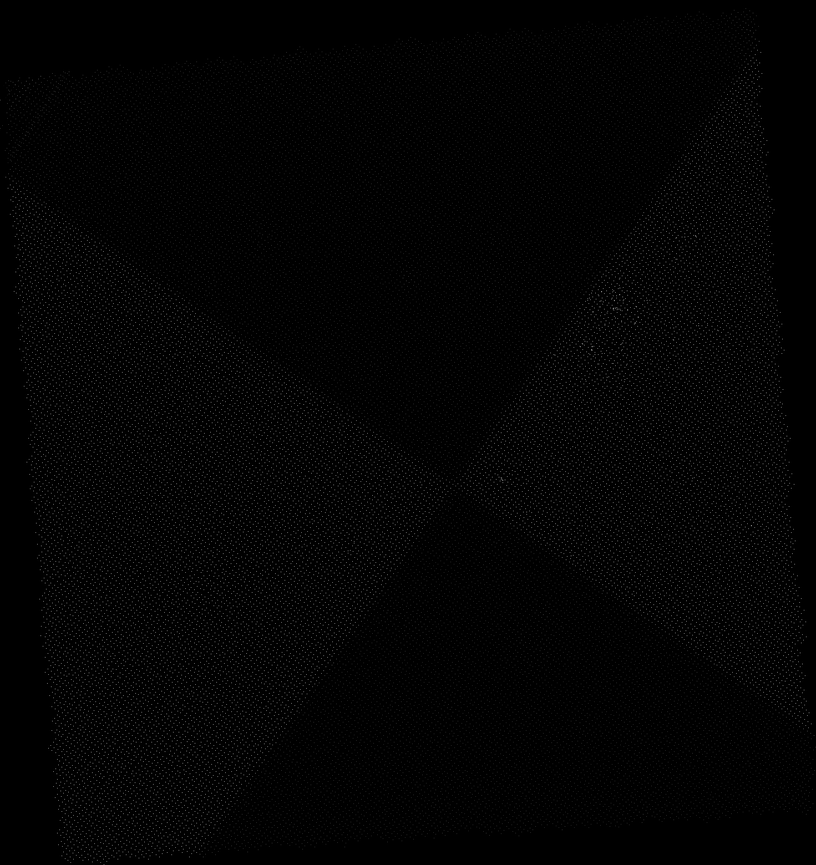
#> input picture B_MU_pic.png, 816 x 865 px, shrunk from 1471 x 1560 before the run
$ python 'find the angle.py'
#> lines starting #> are read from the running program, lines starting #| are printed output that depends on the picture; after the words box and inside, x2 and y2 are one past the last pixel; in counts of white or black regions, pixels touching at a corner belong together; long printed decimals are rounded
import numpy as np
import cv2
from math import cos,sin,radians
import matplotlib.pyplot as plt
from sklearn.cluster import KMeans


target = cv2.imread("B_MU_pic.png")
#> target is the input picture: shape (865, 816, 3); min 0, max 135, mean 3.3
target_gray = cv2.cvtColor(target, cv2.COLOR_BGR2GRAY)

kernel_noise = np.ones((16, 16), dtype='uint8')
base_img_de_noise = cv2.morphologyEx(target_gray, cv2.MORPH_CLOSE, kernel_noise)
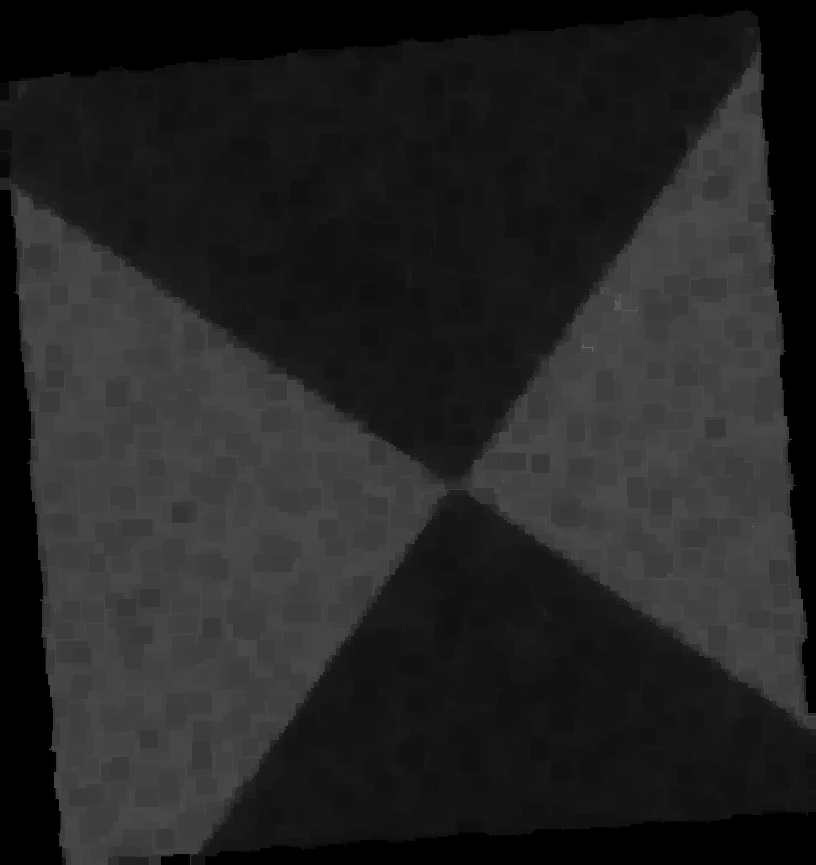
#> base_img_de_noise: shape (865, 816); min 0, max 135, mean 35.6

ret2, th2 = cv2.threshold(target_gray, 0, 255, cv2.THRESH_BINARY+cv2.THRESH_OTSU)
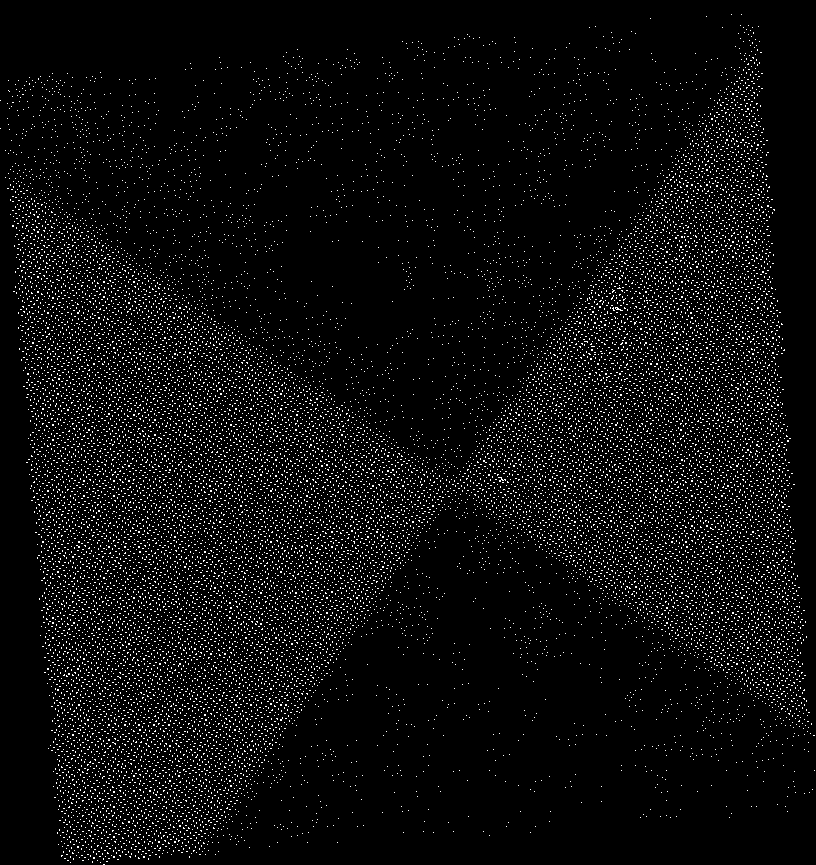
#> th2: shape (865, 816); 4.8% white in thin lines or dots
#> ret2 = 21

print(th2.shape)
#| (865, 816)

th2_re = th2.reshape((-1, 1))
x = np.arange(th2.shape[0])
#> x = 865 values from 0 to 864
y = np.arange(th2.shape[1])
#> y = 816 values from 0 to 815
X, Y = np.meshgrid(x, y)

index_x = X.T.reshape((-1, 1))
index_y = Y.T.reshape((-1, 1))

new_index = np.hstack((index_x, index_y, th2_re))
print(new_index)
#> (printed output is left out)
print(target.shape, "aaaaa")
#| (865, 816, 3) aaaaa

print(new_index[:, -1] == 0)
#> (printed output is left out)

updated = np.delete(new_index, new_index[:, -1] == 0, axis=0)
print(updated)
#> (printed output is left out)

updated_2 = np.delete(updated, -1, axis=1)
#> updated_2 = 33882 pairs, first value 14 to 864, second value 0 to 814
print(updated_2)
#> (printed output is left out)
# new_index = np.uint8(new_index)

k_mean_sk = KMeans(n_clusters=2, random_state=0).fit(updated_2)
print(k_mean_sk.cluster_centers_, "最后的希望")
#| [[524.899  186.873]
#|  [414.029 656.564]] 最后的希望
result = k_mean_sk.cluster_centers_
#> result = [[524.9, 186.9], [414, 656.6]]
result2 = np.abs(result[0] - result[1])
#> result2 = [110.9, 469.7]
thetattt = np.arctan(result2[0]/result2[1])*180/np.pi
#> thetattt = 13.28
print(result2)
#| [110.870 469.690]
print(thetattt)
#| 13.282

updated = np.delete(new_index, new_index[:, -1] == 255, axis=0)
print(updated)
#> (printed output is left out)

updated_2 = np.delete(updated, -1, axis=1)
#> updated_2 = 671958 pairs, first value 0 to 864, second value 0 to 815
print(updated_2)
#> (printed output is left out)
# new_index = np.uint8(new_index)

k_mean_sk = KMeans(n_clusters=2, random_state=0).fit(updated_2)
print(k_mean_sk.cluster_centers_, "最后的希望")
#| [[437.536 608.599]
#|  [421.645 203.675]] 最后的希望
result = k_mean_sk.cluster_centers_
#> result = [[437.5, 608.6], [421.6, 203.7]]
result2 = np.abs(result[0] - result[1])
#> result2 = [15.89, 404.9]
thetattt = np.arctan(result2[0]/result2[1])*180/np.pi
#> thetattt = 2.25
print(result2)
#| [ 15.891  404.924]
print(thetattt)
#| 2.247


# [11 lines of commented-out code are left out]

plt.imshow(th2, cmap='gray')
plt.show()
# [39 lines of commented-out code are left out]

$ run again, with 111.png copied over B_MU_pic.png
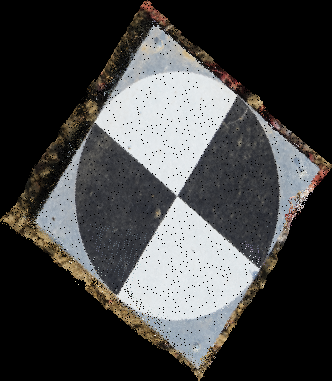
#> input picture 111.png, 332 x 381 px
#> target is the input picture: shape (381, 332, 3); mean B, G, R 66.8, 67.1, 67
#> `base_img_de_noise = cv2.morphologyEx(target_gray, cv2.MORPH_CLOSE, ker..`:
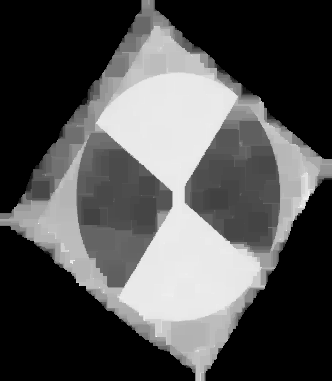
#> base_img_de_noise: shape (381, 332); min 0, max 252, mean 81.5
#> `ret2, th2 = cv2.threshold(target_gray, 0, 255, cv2.THRESH_BINARY+cv2.T..`:
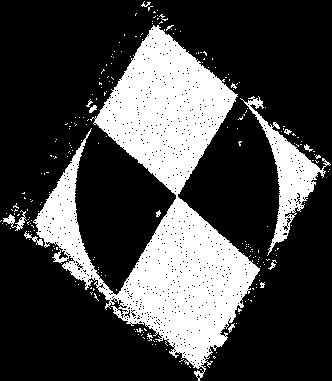
#> th2: shape (381, 332); 26.6% white; 238 white regions (223 under 20 px), largest, box (x1, y1, x2, y2) and area: (33, 25, 260, 381) 29460, (240, 96, 331, 256) 3096, (3, 210, 27, 231) 162
#> ret2 = 110
#| (381, 332)
#> (printed output is left out)
#| (381, 332, 3) aaaaa
#> (printed output is left out)
#> (printed output is left out)
#> `updated_2 = np.delete(updated, -1, axis=1)`: updated_2 = 33585 pairs, first value 1 to 380, second value 0 to 330
#> (printed output is left out)
#| [[273.057 164.520]
#|  [119.262 183.900]] 最后的希望
#> `result = k_mean_sk.cluster_centers_`: result = [[273.1, 164.5], [119.3, 183.9]]
#> `result2 = np.abs(result[0] - result[1])`: result2 = [153.8, 19.38]
#> `thetattt = np.arctan(result2[0]/result2[1])*180/np.pi`: thetattt = 82.82
#| [153.795  19.380]
#| 82.818
#> (printed output is left out)
#> `updated_2 = np.delete(updated, -1, axis=1)`: updated_2 = 92907 pairs, first value 0 to 380, second value 0 to 331
#> (printed output is left out)
#| [[194.617  72.720]
#|  [177.628 265.708]] 最后的希望
#> `result = k_mean_sk.cluster_centers_`: result = [[194.6, 72.72], [177.6, 265.7]]
#> `result2 = np.abs(result[0] - result[1])`: result2 = [16.99, 193]
#> `thetattt = np.arctan(result2[0]/result2[1])*180/np.pi`: thetattt = 5.03
#| [ 16.989 192.988]
#| 5.031
